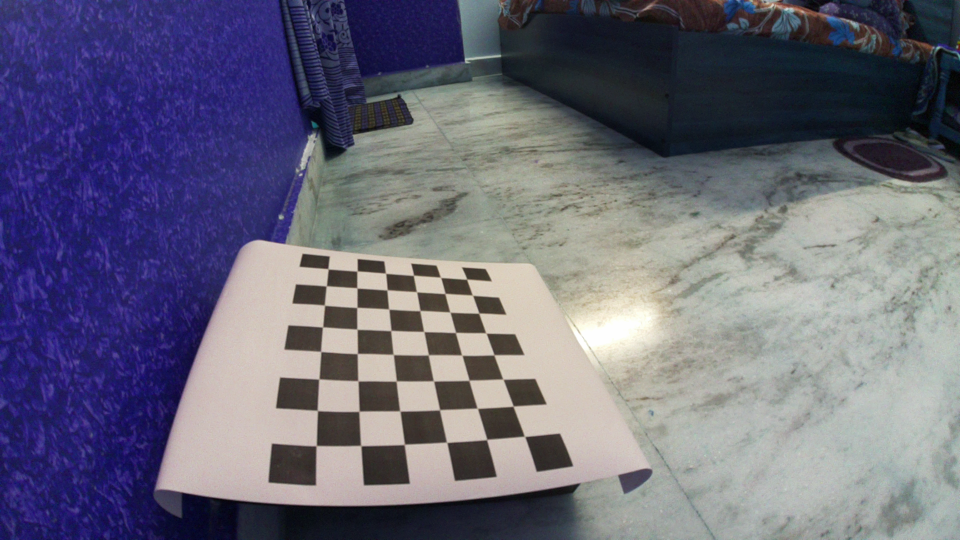
#> input picture data/calibration_new/left/left_000.png, 1920 x 1080 px (shown at 1/2 size); its folder holds 4 pictures in this run
$ python calibrate_cameras.py
#> lines starting #> are read from the running program, lines starting #| are printed output that depends on the picture; pictures that were not available may be replaced by others from this repository, and a replacement may not be noted
import cv2
import numpy as np
from pathlib import Path
import argparse

cv2.ocl.setUseOpenCL(False)

CRITERIA = (cv2.TERM_CRITERIA_EPS + cv2.TERM_CRITERIA_MAX_ITER, 200, 1e-7)

def list_images(folder: Path):
    exts = {".jpg", ".jpeg", ".png", ".bmp", ".tif", ".tiff", ".webp"}
    files = [p for p in folder.iterdir() if p.is_file() and p.suffix.lower() in exts]
    return sorted(files)

def detect_corners(gray, pattern_size):
    """
    Try the SB detector first (more robust), then fallback.
    pattern_size is (cols, rows) = (inner corners along width, inner corners along height)
    """
    # Try SB if available (OpenCV >= 4.5-ish)
    if hasattr(cv2, "findChessboardCornersSB"):
        ok, corners = cv2.findChessboardCornersSB(
            gray, pattern_size,
            flags=cv2.CALIB_CB_NORMALIZE_IMAGE | cv2.CALIB_CB_EXHAUSTIVE
        )
        if ok and corners is not None:
            # corners already good; still refine a bit
            corners = corners.astype(np.float32)
            return True, corners

    # Fallback classic
    ok, corners = cv2.findChessboardCorners(
        gray, pattern_size,
        flags=cv2.CALIB_CB_ADAPTIVE_THRESH | cv2.CALIB_CB_NORMALIZE_IMAGE
    )
    if not ok or corners is None:
        return False, None

    corners = cv2.cornerSubPix(gray, corners, (5, 5), (-1, -1), CRITERIA)
    return True, corners

def calibrate_fisheye(image_paths, pattern_size, square_size, debug_dir: Path | None = None, debug_max=20):
    """
    Fisheye calibration using cv2.fisheye.calibrate.
    pattern_size = (cols, rows) inner corners.
    square_size can be 1.0 if you only need undistortion/homography.
    """
#> called with pattern_size = (8, 6), square_size = 1, debug_max = 20
    cols, rows = pattern_size
    objp = np.zeros((1, cols * rows, 3), np.float32)
    objp[0, :, :2] = np.mgrid[0:cols, 0:rows].T.reshape(-1, 2)
    objp *= float(square_size)

    objpoints = []
    imgpoints = []
    img_shape = None
    debug_written = 0

    for p in image_paths:
        img = cv2.imread(str(p))
#> img is the input picture: shape (1080, 1920, 3); mean B, G, R 121.7, 104, 105.2
        if img is None:
            continue

        gray = cv2.cvtColor(img, cv2.COLOR_BGR2GRAY)
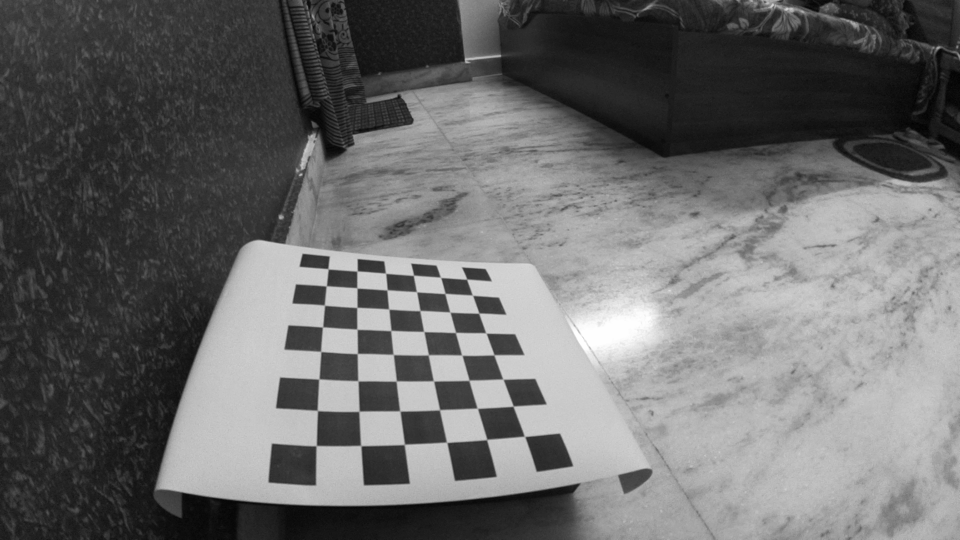
#> gray: shape (1080, 1920) (shown at 1/2 size); min 0, max 255, mean 106.3
        if img_shape is None:
            img_shape = gray.shape[::-1]  # (w,h)
#> img_shape = (1920, 1080)

        ok, corners = detect_corners(gray, pattern_size)
#> in detect_corners, `ok, corners = cv2.findChessboardCornersSB( gray, pattern_size, flags=c..`: ok = True; corners = 48 rows, first 8: [632.9, 891.8], [635.1, 821.6], [638.2, 758.4], [641.9, 703.2], [645.6, 654.1], [649.2, 610.7], [653, 571.8], [656.6, 538.2]
#> ok = True
        if not ok:
            continue

        objpoints.append(objp)
        imgpoints.append(corners)

        if debug_dir is not None and debug_written < debug_max:
            debug_dir.mkdir(parents=True, exist_ok=True)
            vis = img.copy()
            cv2.drawChessboardCorners(vis, pattern_size, corners, ok)
            cv2.imwrite(str(debug_dir / f"det_{debug_written:03d}_{p.name}"), vis)
            debug_written += 1
#> pass 2 of the loop in calibrate_fisheye, `for p in image_paths:`:
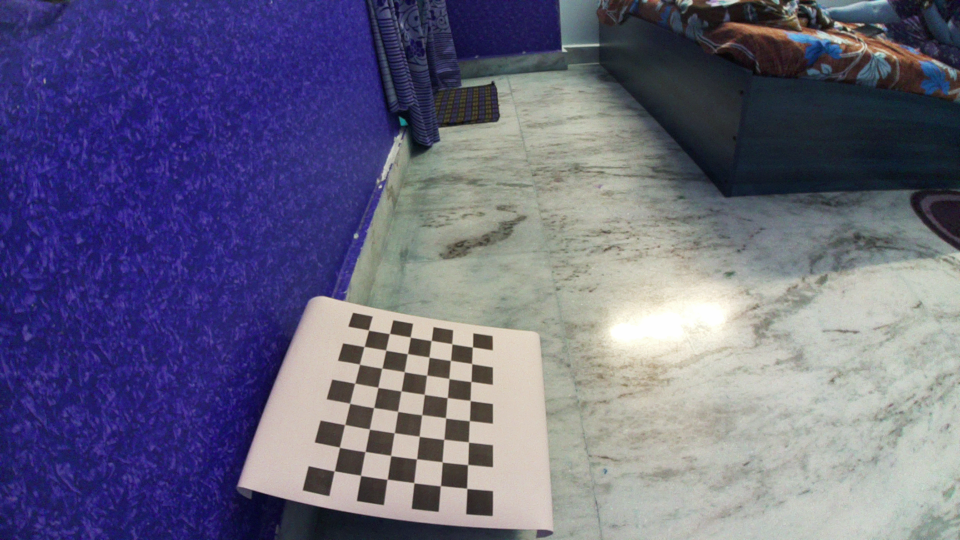
#> input picture data/calibration_new/left/left_001.png, 1920 x 1080 px (shown at 1/2 size)
#> in calibrate_fisheye, img is the input picture: shape (1080, 1920, 3); mean B, G, R 127.6, 101.8, 103.4
#> in calibrate_fisheye, `gray = cv2.cvtColor(img, cv2.COLOR_BGR2GRAY)`:
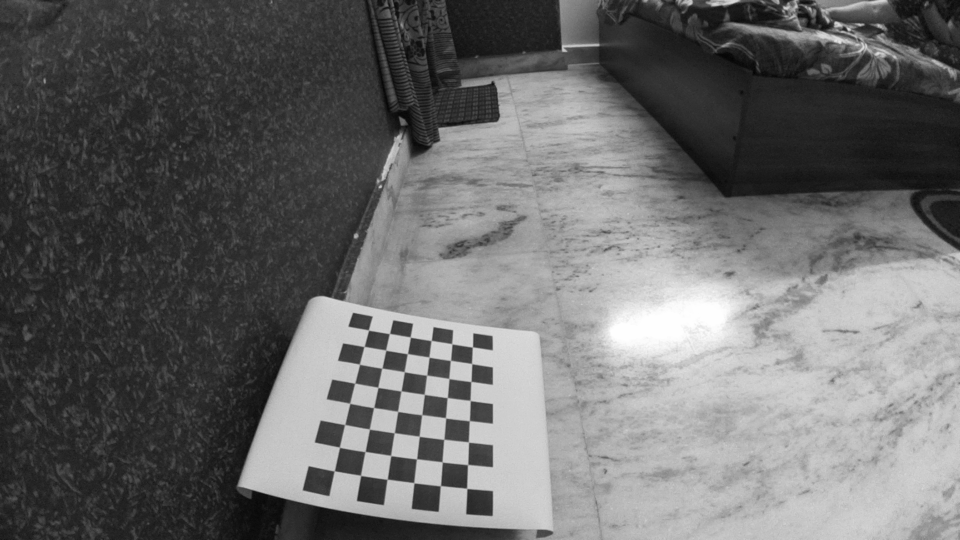
#> gray: shape (1080, 1920) (shown at 1/2 size); min 2, max 254, mean 105.2
#> in detect_corners (call 2), `ok, corners = cv2.findChessboardCornersSB( gray, pattern_size, flags=c..`: corners = 48 rows, first 8: [668.9, 942.2], [679.2, 894.9], [689.7, 849.4], [699.8, 807], [709.9, 766.5], [719.3, 728.7], [728.6, 693.1], [737.2, 660.5]
#> pass 3 of the loop in calibrate_fisheye, `for p in image_paths:`:
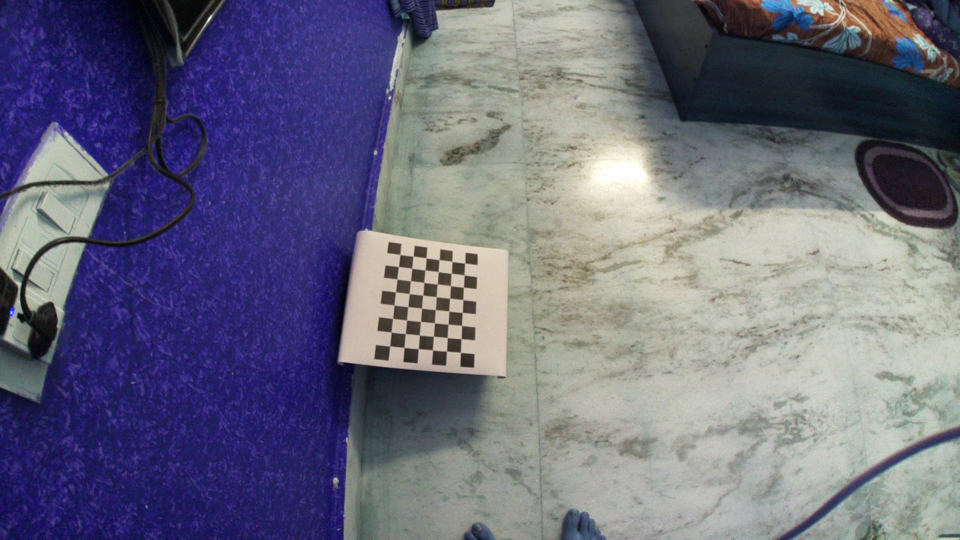
#> input picture data/calibration_new/left/left_002.png, 1920 x 1080 px (shown at 1/2 size)
#> in calibrate_fisheye, img is the input picture: shape (1080, 1920, 3); mean B, G, R 125.5, 106, 106.2
#> in calibrate_fisheye, `gray = cv2.cvtColor(img, cv2.COLOR_BGR2GRAY)`:
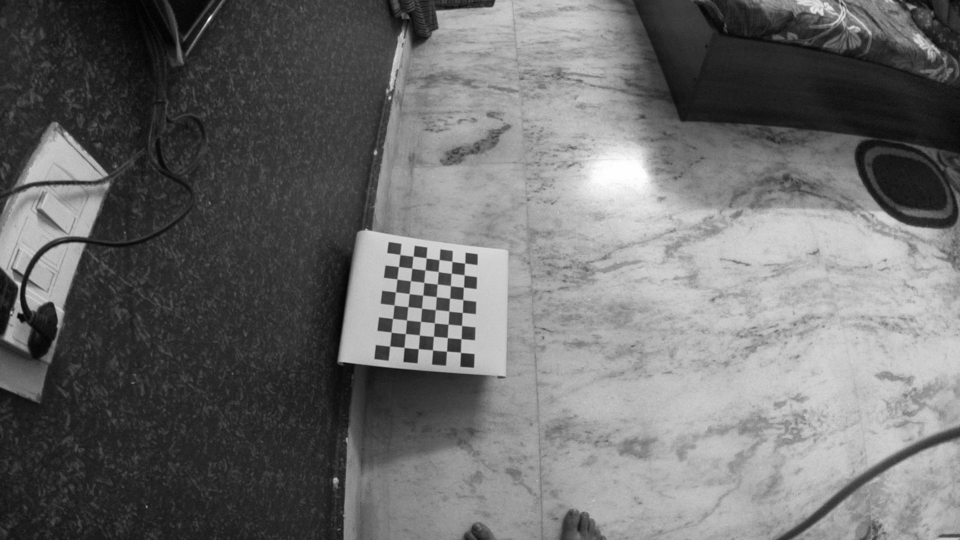
#> gray: shape (1080, 1920) (shown at 1/2 size); min 0, max 254, mean 108.3
#> in detect_corners (call 3), `ok, corners = cv2.findChessboardCornersSB( gray, pattern_size, flags=c..`: corners = 48 rows, first 8: [779.9, 692.7], [782.4, 664.8], [785.5, 637.2], [788.5, 610.5], [791.4, 584.2], [794.3, 558.4], [797.3, 533.5], [800.1, 509.4]
#> the loop made 4 passes; the first 3 are shown

    return objpoints, imgpoints, img_shape

def run_calibration(objpoints, imgpoints, img_shape):
    if img_shape is None:
        raise RuntimeError("No images read successfully.")
    if len(objpoints) < 12:
#> (the run stopped early here; a loop or call above may not have finished)
